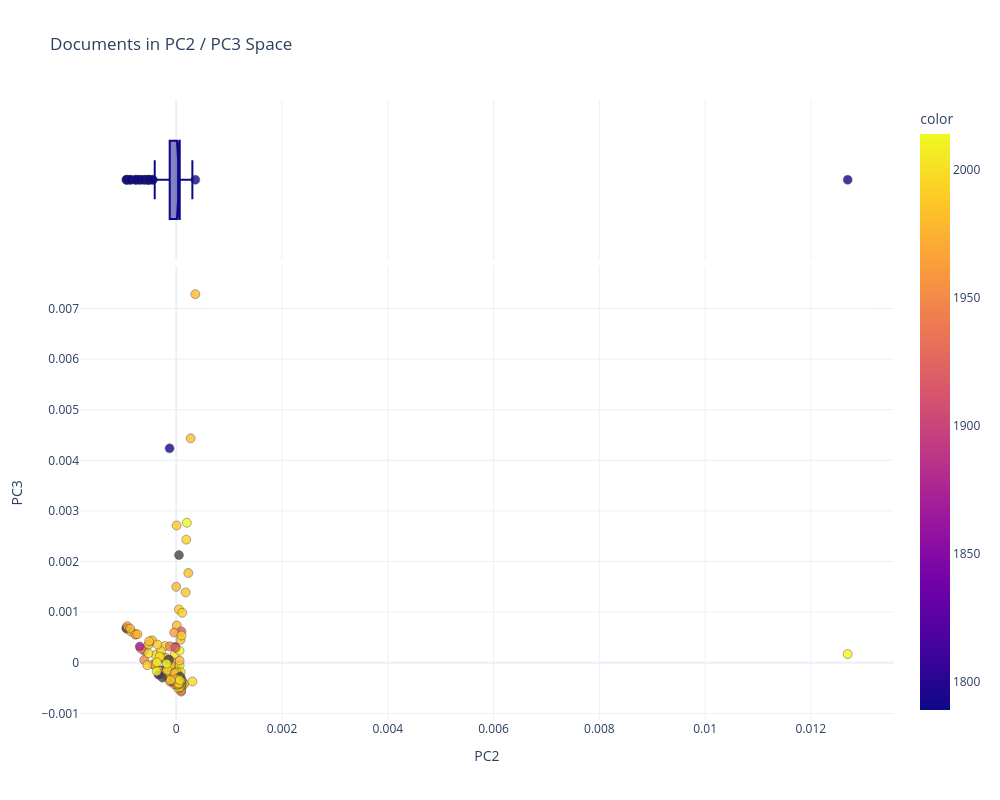

The code cell stored with this chart in its notebook:
### Markdown cell above
## PCA Visualization 2: documents in second two components

### Code cell
vis_pcs(2, 3, col="original_year").show()

### Figure 1 — Plotly figure (JSON) as saved in the notebook; plotly's stock layout.template omitted (floating-point values rounded to 4 significant figures; data arrays with more than 128 entries replaced by an {"elided": "..."} marker saying what was removed)
{"data": [{"customdata": {"elided": "192x3 mixed values"}, "hovertemplate": "<b>%{hovertext}</b><br><br>PC2=%{x}<br>PC3=%{y}<br>title=%{customdata[0]}<br>file_year=%{customdata[1]}<br>n_chars=%{customdata[2]}<br>color=%{marker.color}<extra></extra>", "hovertext": {"elided": "192 str values"}, "legendgroup": "", "marker": {"color": {"elided": "192 float values"}, "coloraxis": "coloraxis", "line": {"color": "#333333", "width": 0.5}, "opacity": 0.8, "size": 9, "symbol": "circle"}, "mode": "markers", "name": "", "orientation": "v", "showlegend": false, "type": "scatter", "x": {"elided": "192 float values"}, "xaxis": "x", "y": {"elided": "192 float values"}, "yaxis": "y"}, {"alignmentgroup": "True", "customdata": {"elided": "192x3 mixed values"}, "hovertemplate": "<b>%{hovertext}</b><br><br>PC2=%{x}<br>title=%{customdata[0]}<br>file_year=%{customdata[1]}<br>n_chars=%{customdata[2]}<extra></extra>", "hovertext": {"elided": "192 str values"}, "legendgroup": "", "marker": {"color": "#0d0887", "line": {"color": "#333333", "width": 0.5}, "opacity": 0.8, "size": 9, "symbol": "circle"}, "name": "", "notched": true, "offsetgroup": "", "showlegend": false, "type": "box", "x": {"elided": "192 float values"}, "xaxis": "x2", "yaxis": "y2"}], "layout": {"coloraxis": {"colorbar": {"title": {"text": "color"}}, "colorscale": [[0, "#0d0887"], [0.1111, "#46039f"], [0.2222, "#7201a8"], [0.3333, "#9c179e"], [0.4444, "#bd3786"], [0.5556, "#d8576b"], [0.6667, "#ed7953"], [0.7778, "#fb9f3a"], [0.8889, "#fdca26"], [1, "#f0f921"]]}, "height": 800, "legend": {"title": {"text": "original_year"}, "tracegroupgap": 0}, "title": {"text": "Documents in PC2 / PC3 Space"}, "width": 1000, "xaxis": {"anchor": "y", "domain": [0, 1], "title": {"text": "PC2"}}, "xaxis2": {"anchor": "y2", "domain": [0, 1], "matches": "x", "showgrid": true, "showticklabels": false}, "yaxis": {"anchor": "x", "domain": [0, 0.7326], "title": {"text": "PC3"}}, "yaxis2": {"anchor": "x2", "domain": [0.7426, 1], "matches": "y2", "showgrid": false, "showline": false, "showticklabels": false, "ticks": ""}}}
